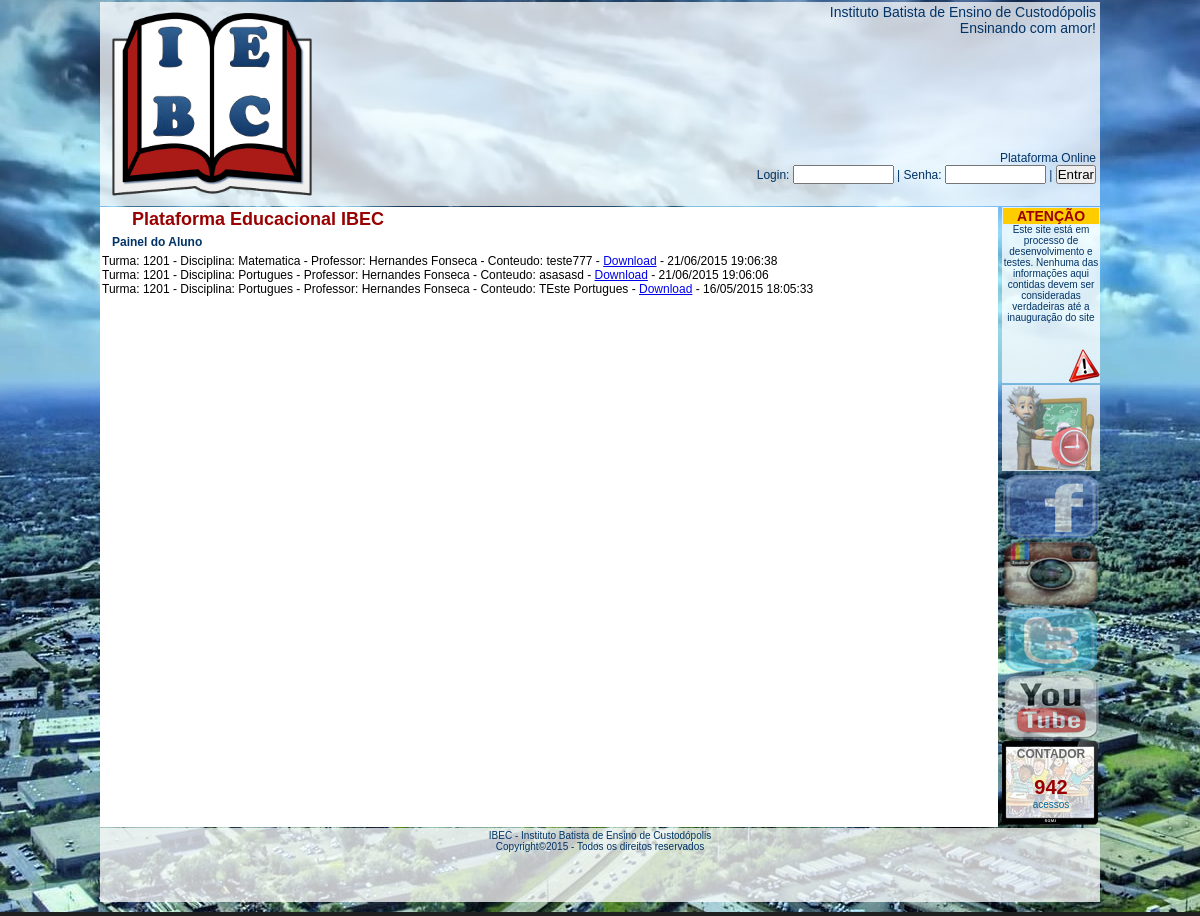
The page /index.php?link=3 (signed in) on the database its author committed.
### tables this page shows
CREATE TABLE IF NOT EXISTS `upconteudo` (
  `id_up` int(8) NOT NULL AUTO_INCREMENT,
  `title_up` varchar(20) NOT NULL,
  `id_aula` int(8) NOT NULL,
  `file_up` varchar(50) NOT NULL,
  `date_up` datetime NOT NULL,
  PRIMARY KEY (`id_up`)
);

CREATE TABLE IF NOT EXISTS `turma` (
  `id_turma` int(8) NOT NULL AUTO_INCREMENT,
  `num_turma` int(5) NOT NULL,
  `turno` int(1) NOT NULL,
  PRIMARY KEY (`id_turma`)
);

CREATE TABLE IF NOT EXISTS `disciplina` (
  `id_disciplina` int(8) NOT NULL AUTO_INCREMENT,
  `nome_disciplina` varchar(15) NOT NULL,
  PRIMARY KEY (`id_disciplina`)
);

CREATE TABLE IF NOT EXISTS `professor` (
  `id_professor` int(8) NOT NULL AUTO_INCREMENT,
  `nome_professor` varchar(20) NOT NULL,
  `log_professor` varchar(8) NOT NULL,
  `pass_professor` varchar(8) NOT NULL,
  PRIMARY KEY (`id_professor`)
);

CREATE TABLE IF NOT EXISTS `estatistica` (
  `id_conts` int(2) NOT NULL AUTO_INCREMENT,
  `contgeral` int(6) NOT NULL,
  PRIMARY KEY (`id_conts`)
);

### ibec/ibec_listupload.php (the view)
<?php
	$sqlup = "SELECT * FROM upconteudo ORDER BY date_up DESC";
	$qryup = mysql_query($sqlup);
	while ($selup = mysql_fetch_array($qryup)){
		$sqlaula = "SELECT * FROM aula WHERE $selup[id_aula] = id_aula LIMIT 1";
		$qryaula = mysql_query($sqlaula);
		$selaula = mysql_fetch_assoc($qryaula);
		$sqlaluno = "SELECT * FROM aluno WHERE $_SESSION[id_user] = id_aluno AND $selaula[id_turma] = id_turma LIMIT 1";
		$qryaluno = mysql_query($sqlaluno);
		$selaluno = mysql_fetch_assoc($qryaluno);
		if($selaluno != ""){
		$sqlturma = "SELECT * FROM turma WHERE $selaula[id_turma] = id_turma";
		$qryturma = mysql_query($sqlturma);
		$selturma = mysql_fetch_assoc($qryturma);
		$sqldisc = "SELECT * FROM disciplina WHERE $selaula[id_disciplina] = id_disciplina";
		$qrydisc = mysql_query($sqldisc);
		$seldisc = mysql_fetch_assoc($qrydisc);
		$sqlprof = "SELECT * FROM professor WHERE $selaula[id_professor] = id_professor";
		$qryprof = mysql_query($sqlprof);
		$selprof = mysql_fetch_assoc($qryprof);
?>
		<div>
        	Turma: <?php echo $selturma[num_turma]; ?> -
            Disciplina: <?php echo $seldisc[nome_disciplina]; ?> -
            Professor: <?php echo $selprof[nome_professor]; ?> -
            Conteudo: <?php echo $selup[title_up]; ?> -
            <a href="ibec/up_conteudo/<?php echo $selup[file_up]; ?>">Download</a> - <?php echo date("d/m/Y H:m:s", strtotime($selup[date_up])); ?>
        </div>
<?php
		}
	}
?>

### index.php (shortened to what this page needs)
<!DOCTYPE html PUBLIC "-//W3C//DTD XHTML 1.0 Transitional//EN" "http://www.w3.org/TR/xhtml1/DTD/xhtml1-transitional.dtd">
<html xmlns="http://www.w3.org/1999/xhtml">
	<head>
		<link href="css/estilos.css" rel="stylesheet" type="text/css" />
        <link rel="stylesheet" href="css/gallery.css" />
        <link rel="stylesheet" href="css/gallery.theme.css" />
	</head>
	<body>
    	<div id="bgtela">
        	<div id="principal">
	        	<?php include "layout/cabecalho.php"; ?>
	    		<?php include "layout/conteudo.php"; ?>
	            <?php include "layout/colright.php"; ?>
	            <?php include "layout/rodape.php"; ?>
            </div>
    	</div>
	</body>
</html>

### layout/cabecalho.php (shortened to what this page needs)
<div id="cabecalho">
	<div id="toplogo"><img src="imgs/logoibec.png" width="200" height="200" /></div>
    <div id="toptxt">Instituto Batista de Ensino de Custod&oacute;polis <br/> Ensinando com amor!</div>
    <div id="toplogin">
    	Plataforma Online
    	<form action="index.php?link=2" method="post" name="cadform" id="cadform">
			Login: <input name='login_user' type='text' id='login_user' size='10' /> |
			Senha: <input name='pass_user' type='password' id='pass_user' size='10' /> |
			<input type="submit" value="Entrar" />
		</form>
    </div>
</div>

### layout/conteudo.php
<div id="conteudo">
	<?php
		$link = $_GET["link"];
		$pag[1] = "layout/homeindex.php";
		$pag[2] = "objs/obj_login.php";
		$pag[3] = "ibec/ibec_home.php";
		$pag[4] = "objs/obj_opcad.php";
		$pag[5] = "ibec/ibec_cad_admin.php";
		$pag[6] = "ibec/ibec_cad_prof.php";
		$pag[7] = "ibec/ibec_cad_disc.php";
		$pag[8] = "ibec/ibec_cad_turma.php";
		$pag[9] = "ibec/ibec_cad_aluno.php";
		$pag[10] = "ibec/ibec_cad_respon.php";
		$pag[11] = "ibec/ibec_cad_aluno2.php";
		$pag[12] = "ibec/ibec_cad_aula.php";
		$pag[13] = "objs/obj_opup.php";
		$pag[14] = "ibec/ibec_uploadprof.php";
		$pag[20] = "layout/homeconteudo.php";
		if (!empty ($link)){
			if (file_exists($pag[$link])){
				include $pag[$link];
			}else{
				include "layout/homeindex.php";
			}
		}else{
			include "layout/homeindex.php";
		}
	?>
</div>

### ibec/ibec_home.php (shortened to what this page needs)
<div id="conteudo">
	<div class="boxconteudo">
    	<div class="titconteudo"> Plataforma Educacional IBEC </div>
        <?php
			if($_SESSION["tipo_user"] == 3){ ?>
		        <div class="txtconteudo"> <strong>Painel do Aluno</strong> </div>
				<?php include "ibec_listupload.php"; ?>
        <?php
        	}
		?>
	</div>
</div>

### layout/colright.php
<div class="boxright2">
   	<div class="titalerta">ATEN&Ccedil;&Atilde;O</div>
    <div class="msgalerta">
       	Este site est&aacute; em processo de desenvolvimento e testes. Nenhuma das informa&ccedil;&otilde;es aqui contidas devem ser consideradas verdadeiras at&eacute; a inaugura&ccedil;&atilde;o do site
    </div>
</div>
<div class="boxright">
	<a href="#" >
       	<img src="imgs/bg_horaula.png" title="Horario de Aulas" />
    </a>
</div>
<div class="boxright3">
		<div class="boxsocial">
        	<a href="#" >
            	<img src="imgs/icon_facebook.png" title="Facebook" width="96px" height="65px" />
    		</a>
		</div>
        <div class="boxsocial">
        	<a href="#" >
            	<img src="imgs/icon_instagram.png" title="Instagram" width="96px" height="65px" />
    		</a>
		</div>
        <div class="boxsocial">
        	<a href="#" >
            	<img src="imgs/icon_twitter.png" title="Twitter" width="96px" height="65px" />
    		</a>
		</div>
        <div class="boxsocial">
        	<a href="#" >
            	<img src="imgs/icon_youtube.png" title="Youtube" width="96px" height="65px" />
    		</a>
		</div>
</div>
<div class="boxrightcont">
	<div class="titboxcont"> CONTADOR </div>
	<div class="numboxcont">
    	<?php include "objs/contador.php" ?>
    </div>
    <div class="txtboxcont"> acessos </div>
</div>

### objs/contador.php (shortened to what this page needs)
<?php
	$sqlcont		= "SELECT * FROM estatistica WHERE id_conts = 1";
	$qrycont 		= mysql_query($sqlcont);
	$estatistica 	= mysql_fetch_assoc($qrycont);
	$upcontgeral 	= ($estatistica[contgeral] + 1);
	echo "$upcontgeral";
?>

### layout/rodape.php
<div id="rodape">
	IBEC - Instituto Batista de Ensino de Custod&oacute;polis<br />
	Copyright&copy;2015 - Todos os direitos reservados
</div>

### css/estilos.css (style rules this page uses)
* { margin:0; padding:0; }
body { font-size:12px; font-family:Verdana, Arial, Helvetica, sans-serif; color:#000; background: #202020; }
#bgtela { min-width:1002px; max-width:1280px; min-height:794px; max-height:912px; margin:0 auto; }
#principal { width:1002px; height:912px; margin:0 auto; padding:2px; }
#cabecalho { width:996px; height:200px; background:url(../imgs/bgbox.png); margin:0 auto; padding:2px; }
#toplogo { width:200px; height:200px; padding-left:10px; float:left; }
#toptxt { width:450px; float:right; padding-right:2px; font-family:Arial, Helvetica, sans-serif; font-size:14px; color:#003366; text-align:right; }
#toplogin { width:450px; float:right; margin-top:115px; padding-right:2px; font-family:Arial, Helvetica, sans-serif; font-size:12px; color:#003366; text-align:right; }
#conteudo { width:900px; float:left; }
.boxconteudo { width:894px; height:616px; background:#FFFFFF; float:left; margin:1px; padding:2px; }
.titconteudo { font-family:Verdana, Arial, Helvetica, sans-serif; font-size:18px; color:#990000; font-weight:bold; margin-left:30px; margin-bottom:5px; }
.txtconteudo { font-family:Verdana, Arial, Helvetica, sans-serif; font-size:12px; color:#003366; margin-left:10px; margin-right:10px; margin-bottom:5px; text-align:justify; }
.boxright { width:96px; height:84px; background:url(../imgs/bgbox.png); float:right; margin:1px; padding:1px; }
.boxright a { opacity: 0.6; }
.boxrightcont { width:96px; height:84px; background:url(../imgs/bg_contador.png) no-repeat; float:right; margin:1px; padding:1px; }
.titboxcont { width:96px; float:left; margin-top:5px; font:Helvetica, sans-serif, Arial; font-size:12px; font-weight:bold; color:#666666; text-align:center; }
.txtboxcont { width:96px; float:left; font:Verdana, Arial, Helvetica, sans-serif; font-size:10px; color:#006699; text-align:center; }
.numboxcont { width:96px; float:left; font:Verdana, Arial, Helvetica, sans-serif; font-size:20px; font-weight:bold; color:#990000; margin-top:15px; text-align:center; }
.boxright2 { width:96px; height:174px; background:url(../imgs/bg_alerta.png); float:right; margin:1px; padding:1px; }
.titalerta { background:#FFCC00; font-family:Arial, Helvetica, sans-serif; font-size:14px; font-weight:bold; color:#990000; text-align:center; }
.msgalerta { font-family:Arial, Helvetica, sans-serif; font-size:10px; color:#003366; text-align:center; }
.boxright3 { width:96px; height:264px; float:right; margin:1px; padding:1px; }
.boxsocial { width:96px; height:65px; margin-bottom:2px; }
.boxsocial a { opacity: 0.6; }
#rodape { width:996px; height:70px; background:url(../imgs/bgbox.png); float:left; margin-left:1px; padding:2px; font-family:Verdana, Arial, Helvetica, sans-serif; font-size:10px; color:#003366; text-align:center; }

### rows shown on the page
upconteudo: turma.num_turma "1201", disciplina.nome_disciplina "Matematica", professor.nome_professor "Hernandes Fonseca", title_up "teste777", date_up "21/06/2015 19:06:38"
upconteudo: turma.num_turma "1201", disciplina.nome_disciplina "Portugues", professor.nome_professor "Hernandes Fonseca", title_up "asasasd", date_up "21/06/2015 19:06:06"
upconteudo: turma.num_turma "1201", disciplina.nome_disciplina "Portugues", professor.nome_professor "Hernandes Fonseca", title_up "TEste Portugues", date_up "16/05/2015 18:05:33"
estatistica: contgeral "942"
